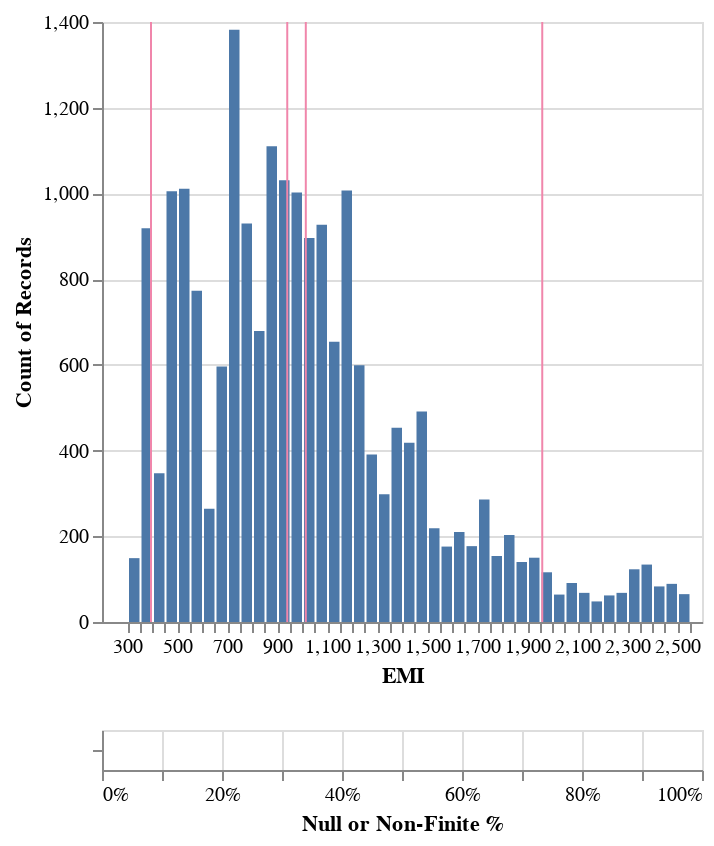

Notebook code for this chart:
### Code cell
# You can provide a filter expression, which will be applied upfront
# You can see how because of this filter expression, null and extreme values are removed
plot = dia.plot_feature_distr(
    "EMI", 
    n_bins=100, 
    density=False, 
    min_ = pl.col("EMI").quantile(0.05),
    max_ = pl.col("EMI").quantile(0.95),
)
plot

### Figure 1 — Vega specification as saved in the notebook (floating-point values rounded to 4 significant figures)
{"$schema": "https://vega.github.io/schema/vega/v5.json", "background": "white", "data": [{"name": "source_0", "values": [{"__count": 1002, "bin_maxbins_100_EMI": 950, "bin_maxbins_100_EMI_end": 1000}, {"__count": 927, "bin_maxbins_100_EMI": 1050, "bin_maxbins_100_EMI_end": 1100}, {"__count": 286, "bin_maxbins_100_EMI": 1700, "bin_maxbins_100_EMI_end": 1750}, {"__count": 1011, "bin_maxbins_100_EMI": 500, "bin_maxbins_100_EMI_end": 550}, {"__count": 1382, "bin_maxbins_100_EMI": 700, "bin_maxbins_100_EMI_end": 750}, {"__count": 298, "bin_maxbins_100_EMI": 1300, "bin_maxbins_100_EMI_end": 1350}, {"__count": 264, "bin_maxbins_100_EMI": 600, "bin_maxbins_100_EMI_end": 650}, {"__count": 210, "bin_maxbins_100_EMI": 1600, "bin_maxbins_100_EMI_end": 1650}, {"__count": 1031, "bin_maxbins_100_EMI": 900, "bin_maxbins_100_EMI_end": 950}, {"__count": 177, "bin_maxbins_100_EMI": 1650, "bin_maxbins_100_EMI_end": 1700}, {"__count": 453, "bin_maxbins_100_EMI": 1350, "bin_maxbins_100_EMI_end": 1400}, {"__count": 930, "bin_maxbins_100_EMI": 750, "bin_maxbins_100_EMI_end": 800}, {"__count": 1110, "bin_maxbins_100_EMI": 850, "bin_maxbins_100_EMI_end": 900}, {"__count": 596, "bin_maxbins_100_EMI": 650, "bin_maxbins_100_EMI_end": 700}, {"__count": 896, "bin_maxbins_100_EMI": 1000, "bin_maxbins_100_EMI_end": 1050}, {"__count": 679, "bin_maxbins_100_EMI": 800, "bin_maxbins_100_EMI_end": 850}, {"__count": 919, "bin_maxbins_100_EMI": 350, "bin_maxbins_100_EMI_end": 400}, {"__count": 68, "bin_maxbins_100_EMI": 2250, "bin_maxbins_100_EMI_end": 2300}, {"__count": 1007, "bin_maxbins_100_EMI": 1150, "bin_maxbins_100_EMI_end": 1200}, {"__count": 1005, "bin_maxbins_100_EMI": 450, "bin_maxbins_100_EMI_end": 500}, {"__count": 773, "bin_maxbins_100_EMI": 550, "bin_maxbins_100_EMI_end": 600}, {"__count": 491, "bin_maxbins_100_EMI": 1450, "bin_maxbins_100_EMI_end": 1500}, {"__count": 599, "bin_maxbins_100_EMI": 1200, "bin_maxbins_100_EMI_end": 1250}, {"__count": 654, "bin_maxbins_100_EMI": 1100, "bin_maxbins_100_EMI_end": 1150}, {"__count": 123, "bin_maxbins_100_EMI": 2300, "bin_maxbins_100_EMI_end": 2350}, {"__count": 68, "bin_maxbins_100_EMI": 2100, "bin_maxbins_100_EMI_end": 2150}, {"__count": 391, "bin_maxbins_100_EMI": 1250, "bin_maxbins_100_EMI_end": 1300}, {"__count": 154, "bin_maxbins_100_EMI": 1750, "bin_maxbins_100_EMI_end": 1800}, {"__count": 176, "bin_maxbins_100_EMI": 1550, "bin_maxbins_100_EMI_end": 1600}, {"__count": 83, "bin_maxbins_100_EMI": 2400, "bin_maxbins_100_EMI_end": 2450}, {"__count": 150, "bin_maxbins_100_EMI": 1900, "bin_maxbins_100_EMI_end": 1950}, {"__count": 65, "bin_maxbins_100_EMI": 2500, "bin_maxbins_100_EMI_end": 2550}, {"__count": 418, "bin_maxbins_100_EMI": 1400, "bin_maxbins_100_EMI_end": 1450}, {"__count": 91, "bin_maxbins_100_EMI": 2050, "bin_maxbins_100_EMI_end": 2100}, {"__count": 347, "bin_maxbins_100_EMI": 400, "bin_maxbins_100_EMI_end": 450}, {"__count": 219, "bin_maxbins_100_EMI": 1500, "bin_maxbins_100_EMI_end": 1550}, {"__count": 203, "bin_maxbins_100_EMI": 1800, "bin_maxbins_100_EMI_end": 1850}, {"__count": 149, "bin_maxbins_100_EMI": 300, "bin_maxbins_100_EMI_end": 350}, {"__count": 140, "bin_maxbins_100_EMI": 1850, "bin_maxbins_100_EMI_end": 1900}, {"__count": 89, "bin_maxbins_100_EMI": 2450, "bin_maxbins_100_EMI_end": 2500}, {"__count": 116, "bin_maxbins_100_EMI": 1950, "bin_maxbins_100_EMI_end": 2000}, {"__count": 48, "bin_maxbins_100_EMI": 2150, "bin_maxbins_100_EMI_end": 2200}, {"__count": 134, "bin_maxbins_100_EMI": 2350, "bin_maxbins_100_EMI_end": 2400}, {"__count": 62, "bin_maxbins_100_EMI": 2200, "bin_maxbins_100_EMI_end": 2250}, {"__count": 64, "bin_maxbins_100_EMI": 2000, "bin_maxbins_100_EMI_end": 2050}]}, {"name": "source_1", "values": [{"names": "p5", "stats": 396}, {"names": "median", "stats": 941}, {"names": "avg", "stats": 1015.0}, {"names": "p95", "stats": 1961}]}, {"name": "source_2", "values": [{"names": "", "pcts": 0, "pcts_end": 0, "pcts_start": 0}]}, {"name": "source_0_concat_0_y_domain___count", "values": [{"max": 1382, "min": 48}]}, {"name": "source_2_concat_1_y_domain_names", "values": [{"names": ""}]}], "layout": {"align": "each", "bounds": "full", "columns": 1, "padding": 20}, "marks": [{"axes": [{"aria": false, "domain": false, "grid": true, "gridScale": "concat_0_x", "labels": false, "maxExtent": 0, "minExtent": 0, "orient": "left", "scale": "concat_0_y", "tickCount": {"signal": "ceil(concat_0_height/40)"}, "ticks": false, "zindex": 0}, {"grid": false, "labelFlush": true, "labelOverlap": true, "orient": "bottom", "scale": "concat_0_x", "tickCount": {"signal": "ceil(width/10)"}, "title": "EMI", "zindex": 0}, {"grid": false, "labelOverlap": true, "orient": "left", "scale": "concat_0_y", "tickCount": {"signal": "ceil(concat_0_height/40)"}, "title": "Count of Records", "zindex": 0}], "encode": {"update": {"height": {"signal": "concat_0_height"}, "width": {"signal": "width"}}}, "marks": [{"encode": {"update": {"fill": {"value": "#4c78a8"}, "x": {"field": "bin_maxbins_100_EMI_end", "offset": {"signal": "0.5 + (abs(scale(\"concat_0_x\", datum[\"bin_maxbins_100_EMI_end\"]) - scale(\"concat_0_x\", datum[\"bin_maxbins_100_EMI\"])) < 0.25 ? 0.5 * (0.25 - (abs(scale(\"concat_0_x\", datum[\"bin_maxbins_100_EMI_end\"]) - scale(\"concat_0_x\", datum[\"bin_maxbins_100_EMI\"])))) : -0.5)"}, "scale": "concat_0_x"}, "x2": {"field": "bin_maxbins_100_EMI", "offset": {"signal": "0.5 + (abs(scale(\"concat_0_x\", datum[\"bin_maxbins_100_EMI_end\"]) - scale(\"concat_0_x\", datum[\"bin_maxbins_100_EMI\"])) < 0.25 ? -0.5 * (0.25 - (abs(scale(\"concat_0_x\", datum[\"bin_maxbins_100_EMI_end\"]) - scale(\"concat_0_x\", datum[\"bin_maxbins_100_EMI\"])))) : 0.5)"}, "scale": "concat_0_x"}, "y": {"field": "__count", "scale": "concat_0_y"}, "y2": {"scale": "concat_0_y", "value": 0}}}, "from": {"data": "source_0"}, "name": "concat_0_layer_0_marks", "style": ["bar"], "type": "rect"}, {"encode": {"update": {"stroke": {"value": "#f086ab"}, "tooltip": {"signal": "{\"Stats\": isValid(datum[\"names\"]) ? datum[\"names\"] : \"\"+datum[\"names\"], \"Value\": format(datum[\"stats\"], \"\")}"}, "x": {"field": "stats", "scale": "concat_0_x"}, "y": {"value": 0}, "y2": {"field": {"datum": null, "group": "height", "parent": null, "signal": null}}}}, "from": {"data": "source_1"}, "name": "concat_0_layer_1_marks", "style": ["rule"], "type": "rule"}], "name": "concat_0_group", "style": "cell", "type": "group"}, {"axes": [{"aria": false, "domain": false, "grid": true, "gridScale": "concat_1_y", "labels": false, "maxExtent": 0, "minExtent": 0, "orient": "bottom", "scale": "concat_1_x", "tickCount": {"signal": "ceil(width/40)"}, "ticks": false, "zindex": 0}, {"format": ".0%", "grid": false, "labelFlush": true, "labelOverlap": true, "orient": "bottom", "scale": "concat_1_x", "tickCount": {"signal": "ceil(width/40)"}, "title": "Null or Non-Finite %", "zindex": 0}, {"grid": false, "orient": "left", "scale": "concat_1_y", "zindex": 0}], "encode": {"update": {"height": {"signal": "concat_1_height"}, "width": {"signal": "width"}}}, "marks": [{"encode": {"update": {"fill": {"value": "#4c78a8"}, "height": {"signal": "max(0.25, bandwidth('concat_1_y'))"}, "opacity": {"value": 0.7}, "tooltip": {"signal": "{\"Null or Non-Finite %\": format(datum[\"pcts\"], \"\")}"}, "x": {"field": "pcts_end", "scale": "concat_1_x"}, "x2": {"field": "pcts_start", "scale": "concat_1_x"}, "y": {"field": "names", "scale": "concat_1_y"}}}, "from": {"data": "source_2"}, "name": "concat_1_marks", "style": ["bar"], "type": "rect"}], "name": "concat_1_group", "style": "cell", "type": "group"}], "padding": 5, "scales": [{"bins": {"signal": "concat_0_layer_0_bin_maxbins_100_EMI_bins"}, "domain": {"fields": [{"signal": "[concat_0_layer_0_bin_maxbins_100_EMI_bins.start, concat_0_layer_0_bin_maxbins_100_EMI_bins.stop]"}, {"data": "source_1", "field": "stats"}]}, "name": "concat_0_x", "nice": true, "range": [0, {"signal": "width"}], "type": "linear", "zero": false}, {"domain": [{"signal": "(data(\"source_0_concat_0_y_domain___count\")[0] || {}).min"}, {"signal": "(data(\"source_0_concat_0_y_domain___count\")[0] || {}).max"}], "name": "concat_0_y", "nice": true, "range": [{"signal": "concat_0_height"}, 0], "type": "linear", "zero": true}, {"domain": [0, 1], "name": "concat_1_x", "range": [0, {"signal": "width"}], "type": "linear", "zero": true}, {"domain": {"data": "source_2_concat_1_y_domain_names", "field": "names", "sort": true}, "name": "concat_1_y", "paddingInner": 0.1, "paddingOuter": 0.05, "range": {"step": {"signal": "concat_1_y_step"}}, "type": "band"}], "signals": [{"name": "concat_0_layer_0_bin_maxbins_100_EMI_bins", "value": {"fields": ["EMI"], "fname": "bin_EMI", "start": 300, "step": 50, "stop": 2550}}, {"name": "concat_0_height", "value": 300}, {"name": "concat_1_y_step", "value": 20}, {"name": "concat_1_height", "update": "bandspace(domain('concat_1_y').length, 0.1, 0.05) * concat_1_y_step"}], "width": 300}
